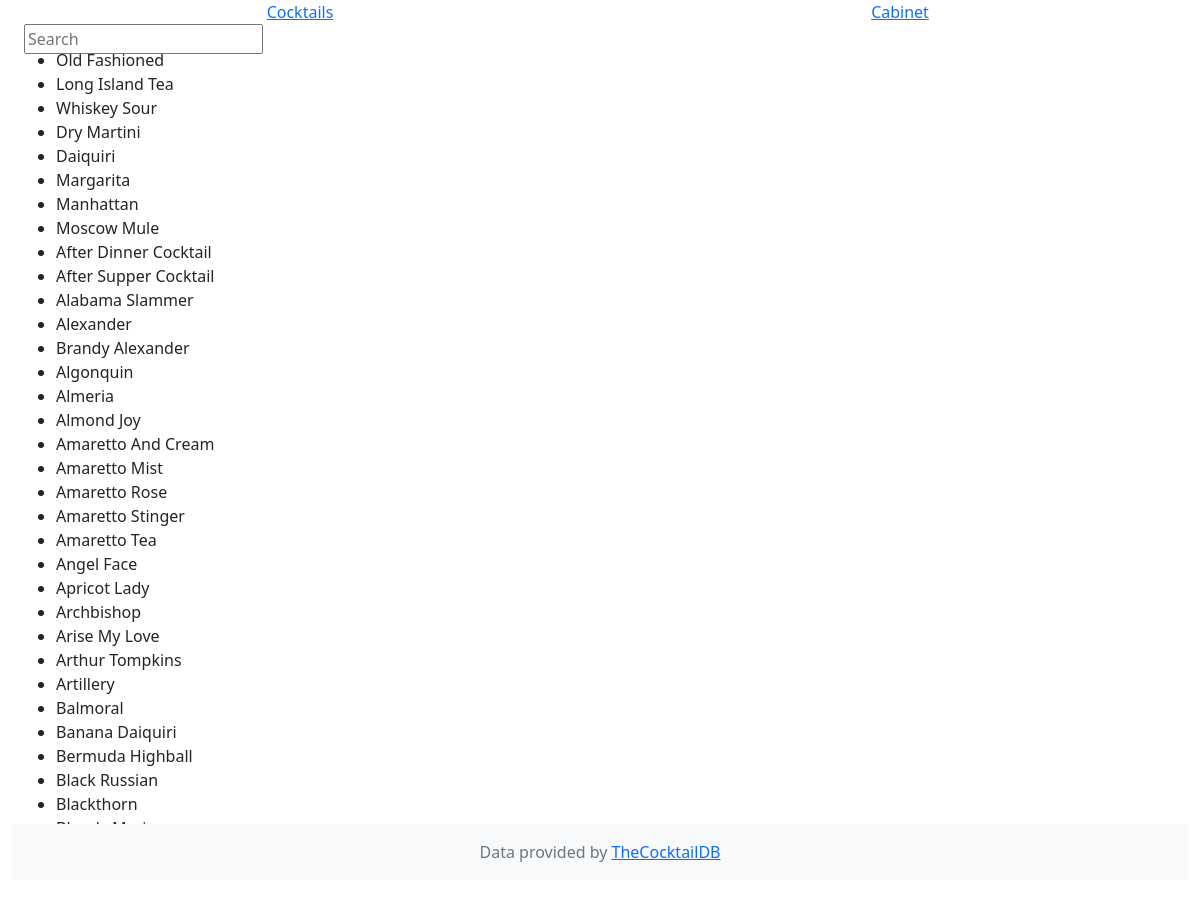
The page / on the database its author committed.
### tables this page shows
CREATE TABLE cocktails (idDrink INT PRIMARY KEY,strDrink,strCategory,strIBA,strAlcoholic,strGlass,strIngredient1,strIngredient2,strIngredient3,strIngredient4,strIngredient5,strIngredient6,strIngredient7,strIngredient8,strIngredient9,strIngredient10,strIngredient11,strIngredient12,strIngredient13,strIngredient14,strIngredient15,strMeasure1,strMeasure2,strMeasure3,strMeasure4,strMeasure5,strMeasure6,strMeasure7,strMeasure8,strMeasure9,strMeasure10,strMeasure11,strMeasure12,strMeasure13,strMeasure14,strMeasure15,strInstructions,numIngredients);

### app.py (the view)
@app.route("/", methods=["GET", "POST"])
def index():
    drinks_cabinet.refresh()
    items = drinks_cabinet.have()
    items = convert_items(items)
    cocktails = []
    for entry in book:
      if entry.unavailable(items):
        pass
      else:
        cocktails.append(entry)
    if request.args.get("idDrink"):
        idDrink = int(request.args.get("idDrink"))
        drink = book.index[idDrink]
    else:
        drink = None
    return render_template(
        "cocktails.html", cocktails=cocktails, drink=drink
    )

### app.py (called while the page is built)
def convert_items(items):
  if type(items) != list:
    items = list([items, items])
  ingredients = set()
  for item in items:
    db_entry = db.execute("SELECT ingredient FROM ingredients WHERE item = ?", item)
    for field in db_entry:
      ingredients.add(field['ingredient'])
  return(ingredients)

  def __iter__(self):
    for entry in self.index:
      yield self.index[entry]

  def unavailable(self, ingredients = []):
    unavailable = []
    for ingredient in self.ingredients:
      if ingredient in ingredients:
        pass
      else:
        unavailable.append(ingredient)
    return unavailable

  def refresh(self):
    request_1 = db.execute("SELECT item, category, have FROM ingredients")
    items = {}
    for row in request_1:
      items.update({row['item'] : {'category' : row['category'],'have' : row['have']}})
    self.items = items
    """ categorisation of items as a dictionary of format { category : [ item, item, item ...] , .. } """
    request_2 = db.execute("SELECT DISTINCT category FROM ingredients")
    categories = {}
    for row in request_2:
      categories.update({row['category']:[]})
    for item in items.keys():
      categories[items[item]['category']].append(item)
    self.categories = categories

  def have(self):
    have = []
    for entry in self.items:
      if self.items[entry]['have']:
        have.append(entry)
    return have

### templates/cocktails.html (shortened to what this page needs)
{% extends "layout.html" %}
{% block left %}
  <input class="position-fixed" id="myInput" type="text" onkeyup="filter()" placeholder="Search">
  <ul class="overflow-auto"  id="cocktails">
  {% for cocktail in cocktails %}
      <li>
        <div onclick="addRecipie('{{cocktail.id}}')">{{cocktail.name}}<br></div>
      </li>
  {% endfor %}
  </ul>
{% endblock %}

### templates/layout.html (shortened to what this page needs)
<!DOCTYPE html>
<html lang="en-gb">
  <head>
    <link href="https://cdn.jsdelivr.net/npm/bootstrap@5.2.3/dist/css/bootstrap.min.css" rel="stylesheet">
  </head>
  <body>
    <div class="container-fluid">
      <div id="menu" class="row">
        <div class="col text-center">
          <a href="/">Cocktails</a>
        </div>
        <div class="col text-center">
          <a href="/cabinet">Cabinet</a>
        </div>
      </div>
      <div class="row">
        <div class="col-sm-4" id="left">
          <div class="container-fluid overflow-auto" style="height: 800px">
          {% block left %}
          {% endblock %}
          </div>
        </div>
        <div class="col-sm-8" id="right">
          <div class="container-fluid  text-center overflow-auto" style="height: 800px">
          </div>
        </div>
      </div>
      <footer class="footer mt-auto py-3 bg-light">
        <div class="text-center text-muted">
          Data provided by <a href="https://www.thecocktaildb.com/">TheCocktailDB</a>
        </div>
      </footer>
  </body>
</html>

### rows shown on the page
cocktails: name "Old Fashioned"
cocktails: name "Long Island Tea"
cocktails: name "Whiskey Sour"
cocktails: name "Dry Martini"
cocktails: name "Daiquiri"
cocktails: name "Margarita"
cocktails: name "Manhattan"
cocktails: name "Moscow Mule"
cocktails: name "After Dinner Cocktail"
cocktails: name "After Supper Cocktail"
cocktails: name "Alabama Slammer"
cocktails: name "Alexander"
cocktails: name "Brandy Alexander"
cocktails: name "Algonquin"
cocktails: name "Almeria"
cocktails: name "Almond Joy"
cocktails: name "Amaretto And Cream"
cocktails: name "Amaretto Mist"
cocktails: name "Amaretto Rose"
cocktails: name "Amaretto Stinger"
cocktails: name "Amaretto Tea"
cocktails: name "Angel Face"
cocktails: name "Apricot Lady"
cocktails: name "Archbishop"
cocktails: name "Arise My Love"
cocktails: name "Arthur Tompkins"
cocktails: name "Artillery"
cocktails: name "Balmoral"
cocktails: name "Banana Daiquiri"
cocktails: name "Bermuda Highball"
cocktails: name "Black Russian"
cocktails: name "Blackthorn"
